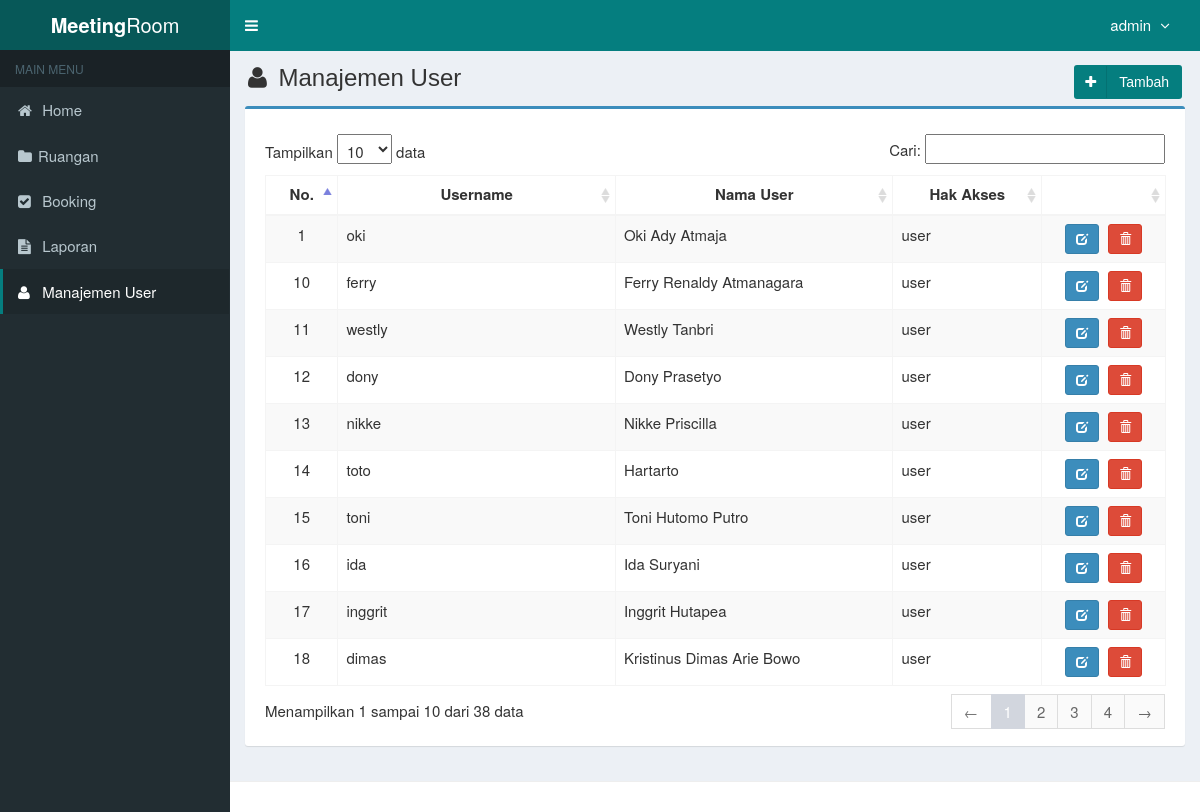
The app's page /main.php?module=user (signed in) with its own data.
### tables this page shows
CREATE TABLE `user` (
  `id_user` int(2) NOT NULL,
  `username` varchar(30) NOT NULL,
  `password` varchar(50) NOT NULL,
  `nama_user` varchar(30) NOT NULL,
  `hak_akses` enum('admin','user') NOT NULL
);

### modules/user/view.php (the view, shortened to what this page needs)
<section class="content-header">
  <h1>
    <i class="fa fa-user icon-title"></i> Manajemen User
    <a class="btn btn-add btn-social pull-right" href="?module=form_user&form=add">
      <i class="fa fa-plus"></i> Tambah
    </a>
  </h1>
</section>
<section class="content">
  <div class="row">
    <div class="col-md-12">
      <div class="box box-primary">
        <div class="box-body">
          <table id="dataTables1" class="table table-bordered table-striped table-hover">
            <thead>
              <tr>
                <th class="center">No.</th>
                <th class="center">Username</th>
                <th class="center">Nama User</th>
                <th class="center">Hak Akses</th>
                <th></th>
              </tr>
            </thead>
            <tbody>
            <?php
            $no = 1;
            $query = mysqli_query($mysqli, "SELECT * FROM user ORDER BY id_user DESC")
                                            or die('Ada kesalahan pada query tampil Manajemen User: '.mysqli_error($mysqli));
            while ($data = mysqli_fetch_assoc($query)) {
              echo "<tr>
                      <td width='40' class='center'>$no</td>
                      <td width='200'>$data[username]</td>
                      <td width='200'>$data[nama_user]</td>
                      <td width='100'>$data[hak_akses]</td>
                      <td class='center' width='80'>
                        <div>
                          <a data-toggle='tooltip' data-placement='top' title='Ubah' style='margin-right:5px' class='btn btn-primary btn-sm' href='?module=form_user&form=edit&id=$data[id_user]'>
                              <i style='color:#fff' class='glyphicon glyphicon-edit'></i>
                          </a>";
                        if ($data['id_user']=='1') { ?>
                          <a data-toggle="tooltip" data-placement="top" title="Hapus" class="btn btn-danger btn-sm" onclick="return alert('Username indrasatya tidak bisa dihapus.');">
                              <i style="color:#fff" class="glyphicon glyphicon-trash"></i>
                          </a>
                        <?php
                        } else { ?>
                          <a data-toggle="tooltip" data-placement="top" title="Hapus" class="btn btn-danger btn-sm" href="modules/user/proses.php?act=delete&id=<?php echo $data['id_user'];?>" onclick="return confirm('Anda yakin ingin menghapus user <?php echo $data['username']; ?> ?');">
                              <i style="color:#fff" class="glyphicon glyphicon-trash"></i>
                          </a>
                        <?php } ?>
            <?php
              echo "    </div>
                      </td>
                    </tr>";
              $no++;
            }
            ?>
            </tbody>
          </table>
        </div>
      </div>
    </div>
  </div>
</section><!-- /.content

### assets/css/style.css (style rules this page uses)
.btn-social *:first-child { border-right: 1px solid rgba(0, 0, 0, 0.1); bottom: 0; font-size: 1em !important; left: 0; line-height: 32px !important; position: absolute; text-align: center; top: 0; width: 32px !important; }
.content-header h1 { font-size: 24px; }
.content-header { padding: 15px 18px 0; position: relative; font-size: 24px; }
.center { text-align:center; }
.icon-title { margin-right: 5px; }
body { background-color: #fff; color: #333; font-size: 15px; line-height: 1.42857; }
.btn.btn-add.pull-right { background-color: #057E7F; color: #ffffff; transition: background-color 0.3s ease; }

### records on screen
user: username "oki", nama_user "Oki Ady Atmaja", hak_akses "user"
user: username "ferry", nama_user "Ferry Renaldy Atmanagara", hak_akses "user"
user: username "westly", nama_user "Westly Tanbri", hak_akses "user"
user: username "dony", nama_user "Dony Prasetyo", hak_akses "user"
user: username "nikke", nama_user "Nikke Priscilla", hak_akses "user"
user: username "toto", nama_user "Hartarto", hak_akses "user"
user: username "toni", nama_user "Toni Hutomo Putro", hak_akses "user"
user: username "ida", nama_user "Ida Suryani", hak_akses "user"
user: username "inggrit", nama_user "Inggrit Hutapea", hak_akses "user"
user: username "dimas", nama_user "Kristinus Dimas Arie Bowo", hak_akses "user"

### other values on screen
$_SESSION['nama_user'] "admin"
